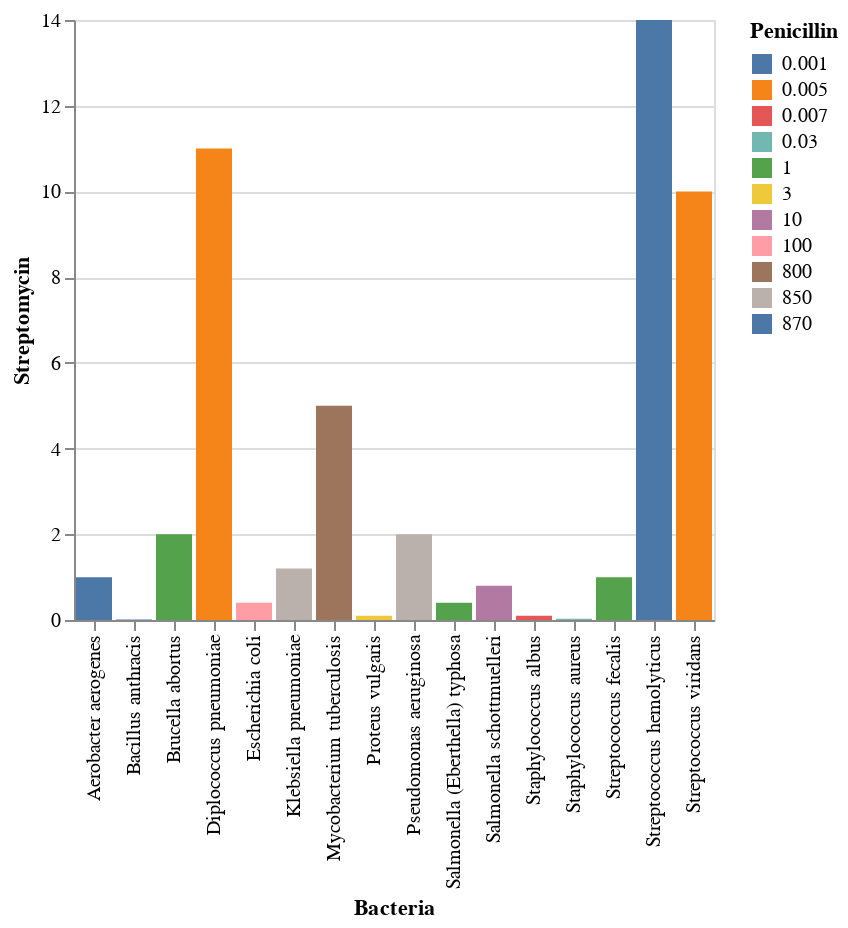

The cell this chart's notebook holds for it:
### Markdown cell above
## burtin.json

This dataset was gathered by Will Burtin and is used to explore the effectiveness of various antibiotics in treating a variety of bacterial infections.

### Code cell
source = vega_datasets.burtin()

alt.Chart(source).mark_bar().encode(
    x = "Bacteria",
    y = "Streptomycin",
    color = "Penicillin:N"
)

### Figure 1 — Vega-Lite specification as saved in the notebook (floating-point values rounded to 4 significant figures)
{"config": {"view": {"continuousWidth": 400, "continuousHeight": 300}}, "data": {"name": "data-8833440f737304311e72aeeffd7b9881"}, "mark": "bar", "encoding": {"color": {"field": "Penicillin", "type": "nominal"}, "x": {"field": "Bacteria", "type": "nominal"}, "y": {"field": "Streptomycin", "type": "quantitative"}}, "$schema": "https://vega.github.io/schema/vega-lite/v4.17.0.json", "datasets": {"data-8833440f737304311e72aeeffd7b9881": [{"Bacteria": "Aerobacter aerogenes", "Penicillin": 870.0, "Streptomycin": 1.0, "Neomycin": 1.6, "Gram_Staining": "negative", "Genus": "other"}, {"Bacteria": "Bacillus anthracis", "Penicillin": 0.001, "Streptomycin": 0.01, "Neomycin": 0.007, "Gram_Staining": "positive", "Genus": "other"}, {"Bacteria": "Brucella abortus", "Penicillin": 1.0, "Streptomycin": 2.0, "Neomycin": 0.02, "Gram_Staining": "negative", "Genus": "other"}, {"Bacteria": "Diplococcus pneumoniae", "Penicillin": 0.005, "Streptomycin": 11.0, "Neomycin": 10.0, "Gram_Staining": "positive", "Genus": "other"}, {"Bacteria": "Escherichia coli", "Penicillin": 100.0, "Streptomycin": 0.4, "Neomycin": 0.1, "Gram_Staining": "negative", "Genus": "other"}, {"Bacteria": "Klebsiella pneumoniae", "Penicillin": 850.0, "Streptomycin": 1.2, "Neomycin": 1.0, "Gram_Staining": "negative", "Genus": "other"}, {"Bacteria": "Mycobacterium tuberculosis", "Penicillin": 800.0, "Streptomycin": 5.0, "Neomycin": 2.0, "Gram_Staining": "negative", "Genus": "other"}, {"Bacteria": "Proteus vulgaris", "Penicillin": 3.0, "Streptomycin": 0.1, "Neomycin": 0.1, "Gram_Staining": "negative", "Genus": "other"}, {"Bacteria": "Pseudomonas aeruginosa", "Penicillin": 850.0, "Streptomycin": 2.0, "Neomycin": 0.4, "Gram_Staining": "negative", "Genus": "other"}, {"Bacteria": "Salmonella (Eberthella) typhosa", "Penicillin": 1.0, "Streptomycin": 0.4, "Neomycin": 0.008, "Gram_Staining": "negative", "Genus": "Salmonella"}, {"Bacteria": "Salmonella schottmuelleri", "Penicillin": 10.0, "Streptomycin": 0.8, "Neomycin": 0.09, "Gram_Staining": "negative", "Genus": "Salmonella"}, {"Bacteria": "Staphylococcus albus", "Penicillin": 0.007, "Streptomycin": 0.1, "Neomycin": 0.001, "Gram_Staining": "positive", "Genus": "Staphylococcus"}, {"Bacteria": "Staphylococcus aureus", "Penicillin": 0.03, "Streptomycin": 0.03, "Neomycin": 0.001, "Gram_Staining": "positive", "Genus": "Staphylococcus"}, {"Bacteria": "Streptococcus fecalis", "Penicillin": 1.0, "Streptomycin": 1.0, "Neomycin": 0.1, "Gram_Staining": "positive", "Genus": "Streptococcus"}, {"Bacteria": "Streptococcus hemolyticus", "Penicillin": 0.001, "Streptomycin": 14.0, "Neomycin": 10.0, "Gram_Staining": "positive", "Genus": "Streptococcus"}, {"Bacteria": "Streptococcus viridans", "Penicillin": 0.005, "Streptomycin": 10.0, "Neomycin": 40.0, "Gram_Staining": "positive", "Genus": "Streptococcus"}]}}
